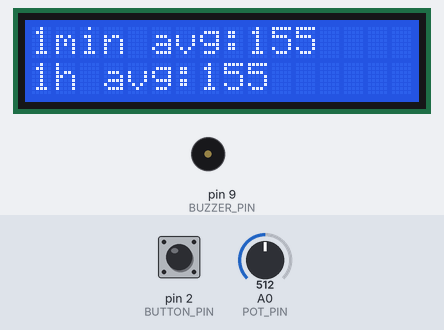
This sketch was run on a simulated Arduino Uno, built with avr-gcc and run on an emulated ATmega328P. On the bench: 16×2 character LCD, buzzer (waves = sounding). The inputs (shaded band) are chosen by the test bench; at power-on: A0 (POT_PIN) = 512, pin 2 (BUTTON_PIN) HIGH. The local clock reads 2024-03-15 10:24:30 at power-on unless the sketch sets it; storage starts empty; what the sketch prints to the serial monitor is not drawn.

Above: at 1.4 s.
1.5 s: A0 (POT_PIN) set to 170
At 2.9 s:
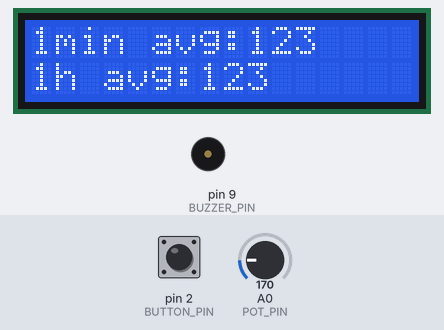
5.7 s: pin 2 (BUTTON_PIN) pulled LOW for 0.15 s
At 5.91 s:
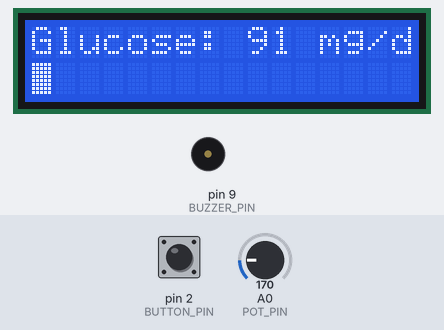
7.5 s: A0 (POT_PIN) set to 634
At 9.1 s:
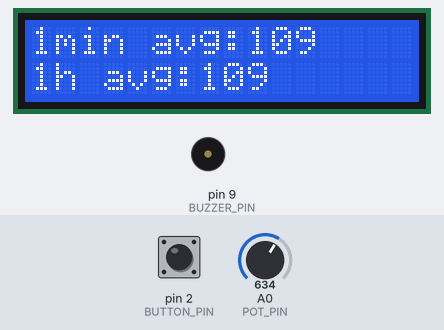
10.8 s: A0 (POT_PIN) set to 665
At 11.49 s:
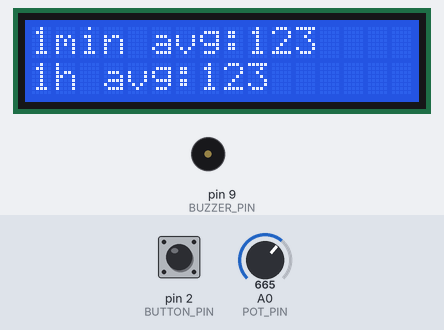
15.0 s: pin 2 (BUTTON_PIN) pulled LOW for 1 s
At 15.9 s:
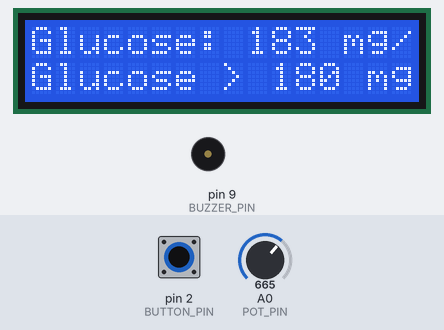
16.6 s: pin 2 (BUTTON_PIN) pulled LOW for 3.2 s
Timing chart, 0 to 71.5 s (numbered marks = the images above; inputs shaded):
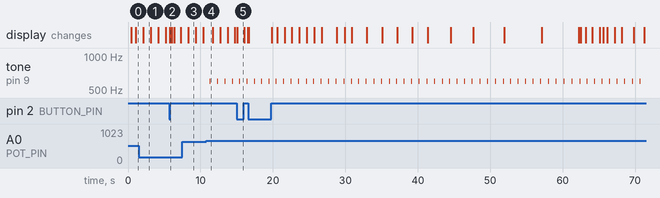

Measured:
- the behaviour switches between 651 and 652 on A0 (POT_PIN) (found by bisection; images 3 and 4)
- after the input at 1.5 s, the display: changes after 0.62 s (image 1)
- after the input at 5.7 s, the display: changes after 0.06 s (image 2)
- after the input at 10.8 s, tone on pin 9 (BUZZER_PIN): alternates 600 Hz for 0.10 s and silent for 0.92 s, starting after 0.51 s
- after the input at 15.0 s, the display: changes after 0.07 s (image 5)
- what the display in image 1 shows lasts 1.0 s, from 2.1 s to 3.1 s

The sketch:

sketch.ino
```cpp
// Glucose Meter
// Author: Mateusz Woźniak
#include <Wire.h>
#include <LiquidCrystal_I2C.h>
#include <RTClib.h>
#include <SD.h>

#define POT_PIN A0
#define BUTTON_PIN 2
#define BUZZER_PIN 9
#define SD_CS 10

const bool DEBUG = true;

const unsigned long LOOP_INTERVAL = 10;
const unsigned long MEAS_INTERVAL = 1000;

const unsigned long GLUCOSE_MIN = 60;
const unsigned long GLUCOSE_MAX = 250;

const unsigned long GLUCOSE_WARNING_THRESHOLD = 180;
const unsigned long GLUCOSE_CRITICAL_THRESHOLD = 200;

LiquidCrystal_I2C lcd(0x27, 16, 2);
RTC_DS1307 rtc;

unsigned long lastMeasurementTime = 0;
unsigned long lastMeasurementValue = 0;

int lastDisplayedGlucose = -1;

int readGlucose() {
	int raw = analogRead(POT_PIN);
	int glucose = map(raw, 0, 1023, GLUCOSE_MIN, GLUCOSE_MAX); // mg/dL
	return glucose;
}

void printDataFile() {
	Serial.println("---");
	File dataFile = SD.open("glucose.csv");
	while (dataFile.available()) {
		Serial.write(dataFile.read());
	}
	dataFile.close();
}

void archive(int glucose) {
	DateTime now = rtc.now();

	File dataFile = SD.open("glucose.csv", FILE_WRITE);
	dataFile.print(now.unixtime());
	dataFile.print(",");
	dataFile.println(glucose);
	dataFile.close();
}

void printCurrentMeasurement(int glucose) {
	if (glucose != lastDisplayedGlucose) {
		lcd.clear();
		lcd.setCursor(0, 0);
		lcd.print("Glucose: ");
		lcd.print(glucose);
		lcd.print(" mg/dL");
		lastDisplayedGlucose = glucose;

		if (glucose > GLUCOSE_CRITICAL_THRESHOLD) {
			lcd.setCursor(0, 1);
			lcd.print("Critical: ");
			lcd.setCursor(0, 2);
			lcd.print("Glucose > ");
			lcd.print(GLUCOSE_CRITICAL_THRESHOLD);
			lcd.print(" mg/dL");
		} else if (glucose > GLUCOSE_WARNING_THRESHOLD) {
			lcd.setCursor(0, 1);
			lcd.print("Warning: ");
			lcd.setCursor(0, 2);
			lcd.print("Glucose > ");
			lcd.print(GLUCOSE_WARNING_THRESHOLD);
			lcd.print(" mg/dL");
		} else {
			lcd.setCursor(0, 1);
			int blocks = map(glucose, GLUCOSE_MIN, GLUCOSE_WARNING_THRESHOLD, 0, 7);
			for(int i = 0; i < blocks; i++) {
				lcd.write(byte(255));
			}
		}
	}
}

void printStatistics() {
  lastDisplayedGlucose = -1;
	File dataFile = SD.open("glucose.csv");
	if (!dataFile) {
		lcd.clear();
		lcd.print("No data found");
		return;
	}

	unsigned long nowUnix = rtc.now().unixtime();

	unsigned long lastMinuteSum = 0, lastMinuteCount = 0;
	unsigned long lastHourSum = 0, lastHourCount = 0;

	while (dataFile.available()) {
		String line = dataFile.readStringUntil('\n');
		int commaIndex = line.indexOf(',');
		if (commaIndex == -1) continue;

		unsigned long timestamp = line.substring(0, commaIndex).toInt();
		int glucose = line.substring(commaIndex + 1).toInt();

		unsigned long age = nowUnix - timestamp;

		// Last minute: 60 seconds
		if (age <= 60UL) {
			lastMinuteSum += glucose;
			lastMinuteCount++;
		}
		// Last hour: 3600 seconds
		if (age <= 3600UL) {
			lastHourSum += glucose;
			lastHourCount++;
		}
	}
	dataFile.close();

	lcd.clear();
	lcd.setCursor(0, 0);
	if(lastMinuteCount) {
		lcd.print("1min avg:");
		lcd.print(lastMinuteSum / lastMinuteCount);
	} else {
		lcd.print("1min avg:N/A");
	}

	lcd.setCursor(0, 1);
	if(lastHourCount) {
		lcd.print("1h avg:");
		lcd.print(lastHourSum / lastHourCount);
	} else {
		lcd.print("1h avg:N/A");
	}
}


void draw(int glucose) {
	int buttonState = digitalRead(BUTTON_PIN);
	if(buttonState == LOW) {
		printCurrentMeasurement(glucose);
	} else {
		printStatistics();
	}
}

void setup() {
	Serial.begin(115200);
	pinMode(BUTTON_PIN, INPUT);

	lcd.init();
	lcd.backlight();
	lcd.print("Glucose Meter");
	lcd.setCursor(0, 1);
	lcd.print("Mateusz Wozniak");

	if (!rtc.begin()) {
		Serial.println("RTC setup failed!");
		lcd.setCursor(0, 1);
		lcd.print("RTC error!");
	}
	if (!SD.begin(SD_CS)) {
		Serial.println("SD Card setup failed!");
		lcd.setCursor(0, 1);
		lcd.print("SD error!");
	}
	Serial.println("Initialized");

	delay(100);
	lcd.clear();
}

void checkAlert(int glucose) {
	if (glucose > GLUCOSE_CRITICAL_THRESHOLD) {
		tone(BUZZER_PIN, 1000);
	} else if (glucose > GLUCOSE_WARNING_THRESHOLD) {
		tone(BUZZER_PIN, 600, 100);
	} else {
		noTone(BUZZER_PIN);
	}
}

void loop() {
	unsigned long now = millis();

	if (now - lastMeasurementTime >= MEAS_INTERVAL) {
		// Fetch
		int glucose = readGlucose();
		lastMeasurementTime = now;
		lastMeasurementValue = glucose;
		// Process
		archive(glucose);
		checkAlert(glucose);
		if(DEBUG) {
			printDataFile();
		}
	}
	// Display
	draw(lastMeasurementValue);
	delay(LOOP_INTERVAL);
}
```

code.c
```cpp
// Glucose Meter
// Author: Mateusz Wozniak
#include <Wire.h>
#include <LiquidCrystal_I2C.h>
#include <RTClib.h>
#include <SD.h>

#define POT_PIN A0
#define BUTTON_PIN 2
#define BUZZER_PIN 9
#define SD_CS 10

const bool DEBUG = true;

const unsigned long LOOP_INTERVAL = 10;
const unsigned long MEAS_INTERVAL = 1000;

const unsigned long GLUCOSE_MIN = 60;
const unsigned long GLUCOSE_MAX = 250;

const unsigned long GLUCOSE_WARNING_THRESHOLD = 180;
const unsigned long GLUCOSE_CRITICAL_THRESHOLD = 200;

LiquidCrystal_I2C lcd(0x27, 16, 2);
RTC_DS1307 rtc;

unsigned long lastMeasurementTime = 0;
unsigned long lastMeasurementValue = 0;

int lastDisplayedGlucose = -1;

int readGlucose() {
  int raw = analogRead(POT_PIN);
  int glucose = map(raw, 0, 1023, GLUCOSE_MIN,
       GLUCOSE_MAX); // mg/dL
  return glucose;
}

void printDataFile() {
  Serial.println("---");
  File dataFile = SD.open("glucose.csv");
  while (dataFile.available()) {
    Serial.write(dataFile.read());
  }
  dataFile.close();
}

void archive(int glucose) {
  DateTime now = rtc.now();

  File dataFile = SD.open("glucose.csv", FILE_WRITE);
  dataFile.print(now.unixtime());
  dataFile.print(",");
  dataFile.println(glucose);
  dataFile.close();
}

void printCurrentMeasurement(int glucose) {
  if (glucose != lastDisplayedGlucose) {
    lcd.clear();
    lcd.setCursor(0, 0);
    lcd.print("Glucose: ");
    lcd.print(glucose);
    lcd.print(" mg/dL");
    lastDisplayedGlucose = glucose;

    if (glucose > GLUCOSE_CRITICAL_THRESHOLD) {
      lcd.setCursor(0, 1);
      lcd.print("Critical: ");
      lcd.setCursor(0, 2);
      lcd.print("Glucose > ");
      lcd.print(GLUCOSE_CRITICAL_THRESHOLD);
      lcd.print(" mg/dL");
    } else if (glucose > GLUCOSE_WARNING_THRESHOLD) {
      lcd.setCursor(0, 1);
      lcd.print("Warning: ");
      lcd.setCursor(0, 2);
      lcd.print("Glucose > ");
      lcd.print(GLUCOSE_WARNING_THRESHOLD);
      lcd.print(" mg/dL");
    } else {
      lcd.setCursor(0, 1);
      int blocks = map(glucose, GLUCOSE_MIN,
        GLUCOSE_WARNING_THRESHOLD, 0, 7);
      for(int i = 0; i < blocks; i++) {
        lcd.write(byte(255));
      }
    }
  }
}

void printStatistics() {
  lastDisplayedGlucose = -1;
  File dataFile = SD.open("glucose.csv");
  if (!dataFile) {
    lcd.clear();
    lcd.print("No data found");
    return;
  }

  unsigned long nowUnix = rtc.now().unixtime();

  unsigned long lastMinuteSum = 0, lastMinuteCount = 0;
  unsigned long lastHourSum = 0, lastHourCount = 0;

  while (dataFile.available()) {
    String line = dataFile.readStringUntil('\n');
    int commaIndex = line.indexOf(',');
    if (commaIndex == -1) continue;

    unsigned long timestamp = line.substring(0,
        commaIndex).toInt();
    int glucose = line.substring(commaIndex + 1).toInt();

    unsigned long age = nowUnix - timestamp;

    // Last minute: 60 seconds
    if (age <= 60UL) {
      lastMinuteSum += glucose;
      lastMinuteCount++;
    }
    // Last hour: 3600 seconds
    if (age <= 3600UL) {
      lastHourSum += glucose;
      lastHourCount++;
    }
  }
  dataFile.close();

  lcd.clear();
  lcd.setCursor(0, 0);
  if(lastMinuteCount) {
    lcd.print("1min avg:");
    lcd.print(lastMinuteSum / lastMinuteCount);
  } else {
    lcd.print("1min avg:N/A");
  }

  lcd.setCursor(0, 1);
  if(lastHourCount) {
    lcd.print("1h avg:");
    lcd.print(lastHourSum / lastHourCount);
  } else {
    lcd.print("1h avg:N/A");
  }
}


void draw(int glucose) {
  int buttonState = digitalRead(BUTTON_PIN);
  if(buttonState == LOW) {
    printCurrentMeasurement(glucose);
  } else {
    printStatistics();
  }
}

void setup() {
  Serial.begin(115200);
  pinMode(BUTTON_PIN, INPUT);

  lcd.init();
  lcd.backlight();
  lcd.print("Glucose Meter");
  lcd.setCursor(0, 1);
  lcd.print("Mateusz Wozniak");

  if (!rtc.begin()) {
    Serial.println("RTC setup failed!");
    lcd.setCursor(0, 1);
    lcd.print("RTC error!");
  }
  if (!SD.begin(SD_CS)) {
    Serial.println("SD Card setup failed!");
    lcd.setCursor(0, 1);
    lcd.print("SD error!");
  }
  Serial.println("Initialized");

  delay(100);
  lcd.clear();
}

void checkAlert(int glucose) {
  if (glucose > GLUCOSE_CRITICAL_THRESHOLD) {
    tone(BUZZER_PIN, 1000);
  } else if (glucose > GLUCOSE_WARNING_THRESHOLD) {
    tone(BUZZER_PIN, 600, 100);
  } else {
    noTone(BUZZER_PIN);
  }
}

void loop() {
  unsigned long now = millis();

  if (now - lastMeasurementTime >= MEAS_INTERVAL) {
    // Fetch
    int glucose = readGlucose();
    lastMeasurementTime = now;
    lastMeasurementValue = glucose;
    // Process
    archive(glucose);
    checkAlert(glucose);
    if(DEBUG) {
      printDataFile();
    }
  }
  // Display
  draw(lastMeasurementValue);
  delay(LOOP_INTERVAL);
}
```
